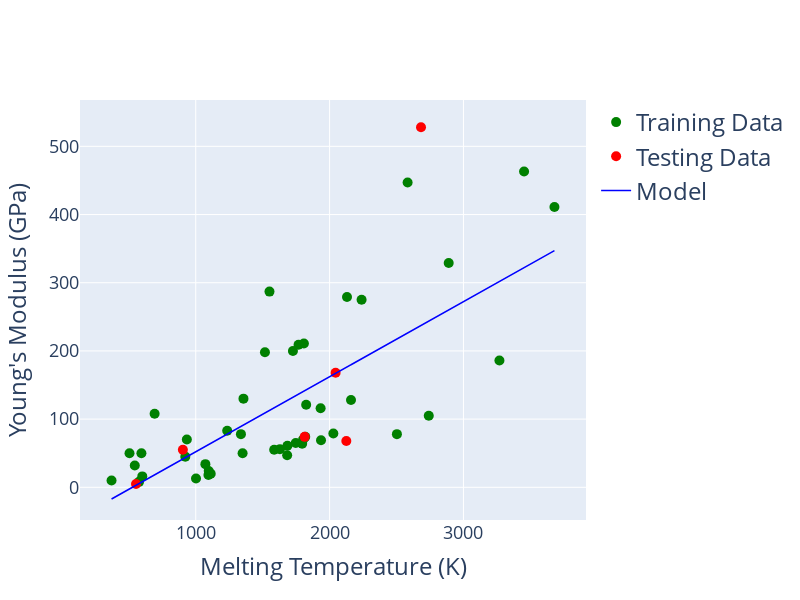

Notebook source saved alongside this figure:
### Code cell
predictions = regression(melt_train, melt_test, young_train, young_test) 
# This line calls the Regression model implemented in the function 

plot(melt_train, melt_test, young_train, young_test, "Melting Temperature (K)", "Young's Modulus (GPa)", predictions) 
# This line plots the results from that model

### Figure 1 — Plotly figure (JSON) as saved in the notebook; plotly's stock layout.template omitted (floating-point values rounded to 4 significant figures)
{"data": [{"marker": {"color": "green", "size": 10}, "mode": "markers", "name": "Training Data", "type": "scatter", "x": [2160, 933.5, 1350, 594.1, 2583, 1936, 1338.0, 1097, 576.6, 1235.0, 2028, 692.7, 1551, 3680, 1683, 1933, 922, 1072, 1002, 2130, 600.6, 1112, 2890, 1808, 1629, 371.0, 1726, 1586, 1768, 2741, 544.5, 3269, 1802, 2503, 3453, 505.1, 1795, 2239, 1818, 1685, 1095, 1517, 1747, 1357.0, 1825], "y": [128, 70, 50, 50, 447, 69, 78, 24, 8, 83, 79, 108, 287, 411, 47, 116, 45, 34, 13, 279, 16, 20, 329, 211, 56, 10, 200, 55, 209, 105, 32, 186, 70, 78, 463, 50, 64, 275, 74, 61, 18, 198, 65, 130, 121]}, {"marker": {"color": "red", "size": 10}, "mode": "markers", "name": "Testing Data", "type": "scatter", "x": [553.7, 2045, 903.9, 2683, 1814, 2125], "y": [4.9, 168, 55, 528, 74, 68]}, {"line": {"color": "blue", "width": 1.5}, "mode": "lines", "name": "Model", "type": "scatter", "x": [2160, 933.5, 1350, 594.1, 2583, 1936, 1338.0, 1097, 576.6, 1235.0, 2028, 692.7, 1551, 3680, 1683, 1933, 922, 1072, 1002, 2130, 600.6, 1112, 2890, 1808, 1629, 371.0, 1726, 1586, 1768, 2741, 544.5, 3269, 1802, 2503, 3453, 505.1, 1795, 2239, 1818, 1685, 1095, 1517, 1747, 1357.0, 1825, 553.7, 2045, 903.9, 2683, 1814, 2125], "y": [179.7, 44.77, 90.6, 7.423, 226.3, 155.1, 89.23, 62.76, 5.498, 77.96, 165.2, 18.28, 112.7, 347.0, 127.2, 154.8, 43.5, 60.01, 52.31, 176.4, 8.144, 64.41, 260.1, 141.0, 121.3, -17.13, 132.0, 116.6, 136.6, 243.7, 1.965, 301.8, 140.3, 217.5, 322.0, -2.37, 139.6, 188.4, 142.1, 127.5, 62.54, 109.0, 134.3, 91.33, 142.9, 2.977, 167.1, 41.51, 237.3, 141.7, 175.9]}], "layout": {"height": 600, "hovermode": "closest", "legend": {"font": {"size": 24}}, "showlegend": true, "width": 800, "xaxis": {"gridwidth": 1, "tickfont": {"size": 18}, "title": {"font": {"size": 24}, "text": "Melting Temperature (K)"}, "zeroline": false}, "yaxis": {"gridwidth": 1, "tickfont": {"size": 18}, "title": {"font": {"size": 24}, "text": "Young's Modulus (GPa)"}, "zeroline": false}}}
